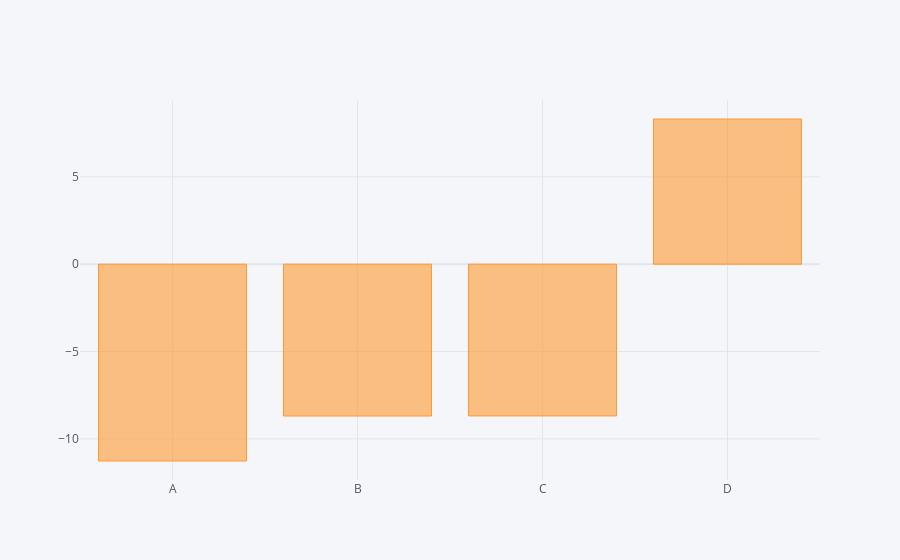

The code cell stored with this chart in its notebook:
### Code cell
df.sum().iplot(kind = 'bar')

### Figure 1 — Plotly figure (JSON) as saved in the notebook; plotly's stock layout.template omitted (floating-point values rounded to 4 significant figures)
{"data": [{"marker": {"color": "rgba(255, 153, 51, 0.6)", "line": {"color": "rgba(255, 153, 51, 1.0)", "width": 1}}, "name": "None", "orientation": "v", "text": "", "type": "bar", "x": ["A", "B", "C", "D"], "y": [-11.27, -8.691, -8.686, 8.311]}], "layout": {"legend": {"bgcolor": "#F5F6F9", "font": {"color": "#4D5663"}}, "paper_bgcolor": "#F5F6F9", "plot_bgcolor": "#F5F6F9", "title": {"font": {"color": "#4D5663"}}, "xaxis": {"gridcolor": "#E1E5ED", "showgrid": true, "tickfont": {"color": "#4D5663"}, "title": {"font": {"color": "#4D5663"}, "text": ""}, "zerolinecolor": "#E1E5ED"}, "yaxis": {"gridcolor": "#E1E5ED", "showgrid": true, "tickfont": {"color": "#4D5663"}, "title": {"font": {"color": "#4D5663"}, "text": ""}, "zerolinecolor": "#E1E5ED"}}}
